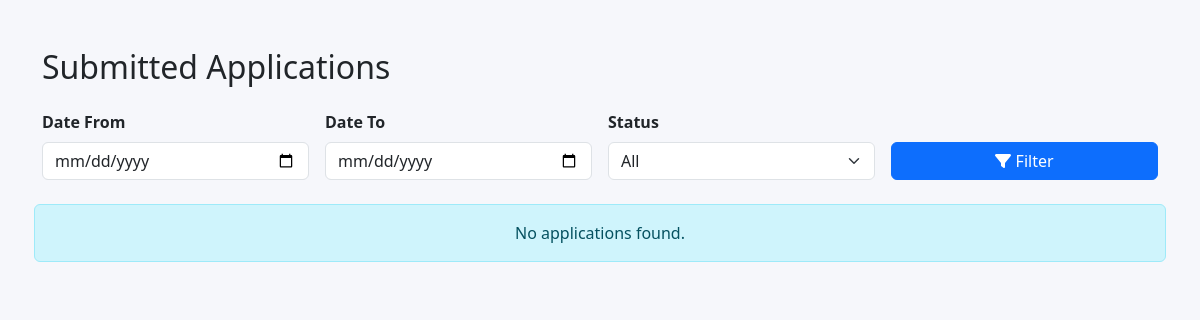
The app's page /dist/applications.php, older data.
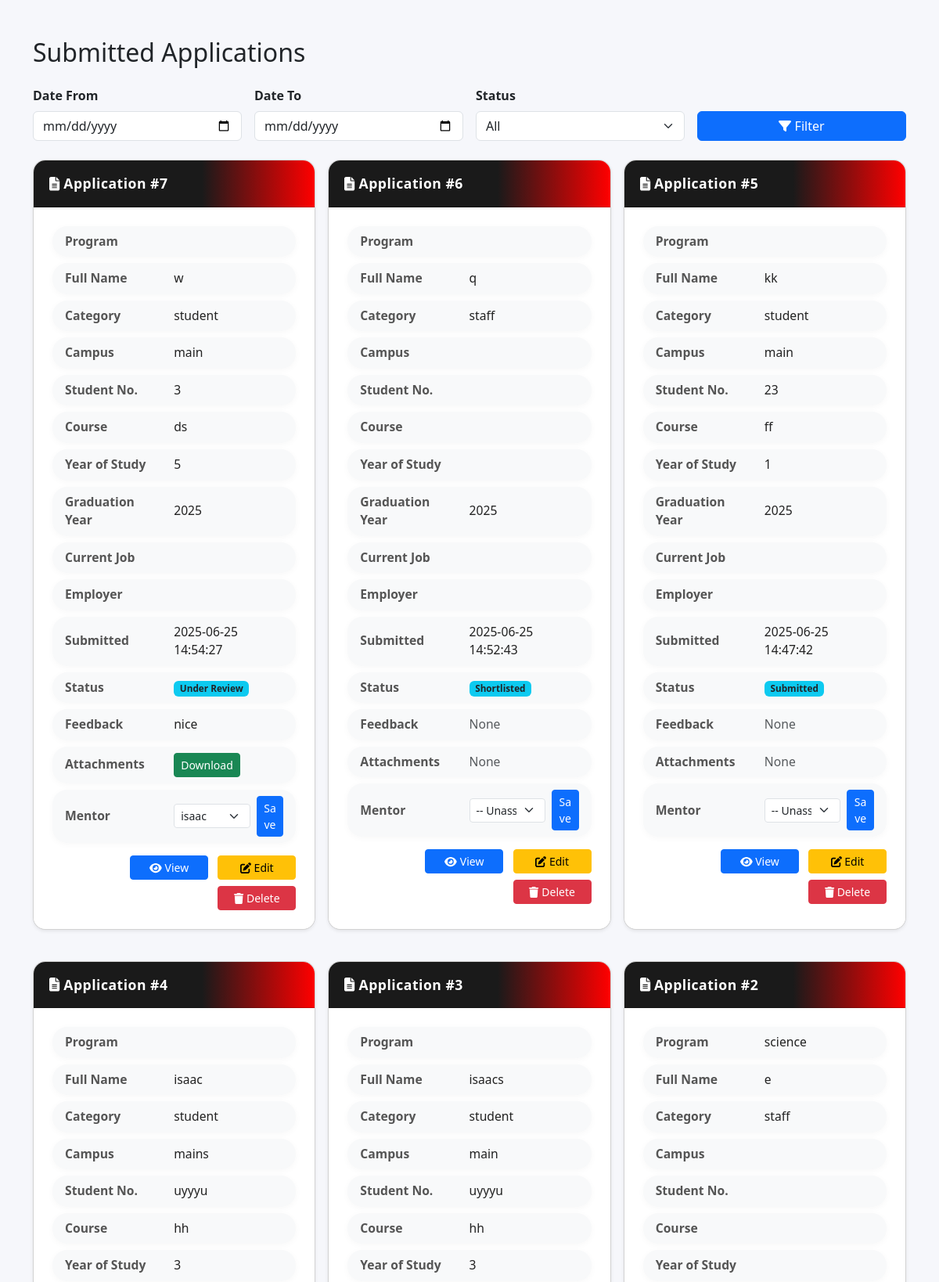
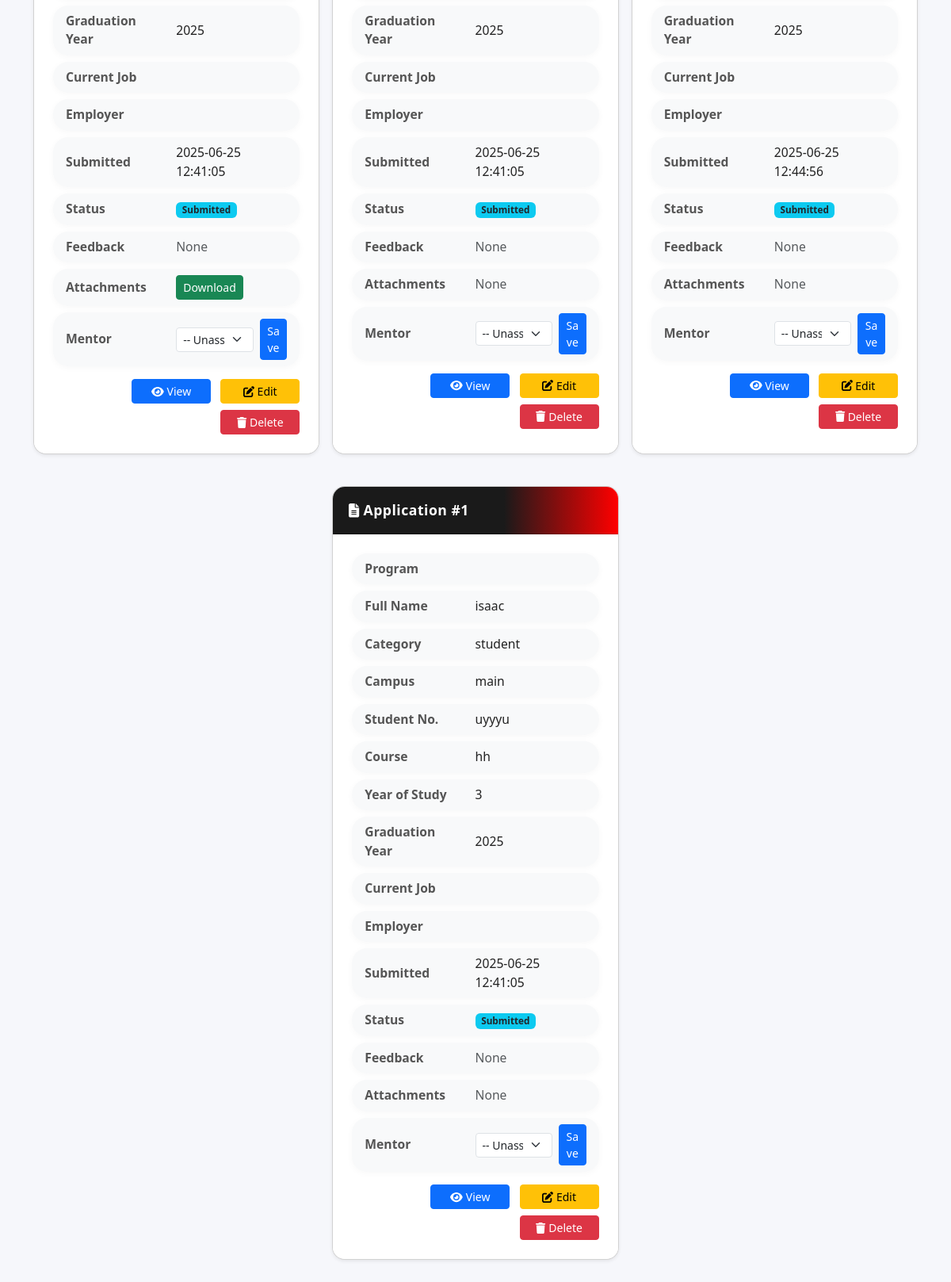
The same page, newer data (2 pictures, top to bottom).
### tables this page shows
CREATE TABLE `applications` (
  `id` int(11) NOT NULL,
  `program` varchar(100) DEFAULT NULL,
  `full_name` varchar(255) DEFAULT NULL,
  `category` varchar(50) DEFAULT NULL,
  `status` enum('Submitted','Under Review','Shortlisted','Rejected','Accepted') DEFAULT 'Submitted',
  `feedback` text DEFAULT NULL,
  `assigned_mentor` int(11) DEFAULT NULL,
  `campus` varchar(100) DEFAULT NULL,
  `student_number` varchar(100) DEFAULT NULL,
  `course` varchar(100) DEFAULT NULL,
  `year_of_study` varchar(10) DEFAULT NULL,
  `graduation_year` varchar(10) DEFAULT NULL,
  `current_job` varchar(100) DEFAULT NULL,
  `employer` varchar(100) DEFAULT NULL,
  `staff_number` varchar(100) DEFAULT NULL,
  `faculty` varchar(100) DEFAULT NULL,
  `years_at_umu` varchar(10) DEFAULT NULL,
  `national_id` varchar(100) DEFAULT NULL,
  `occupation` varchar(100) DEFAULT NULL,
  `marital_status` varchar(50) DEFAULT NULL,
  `num_beneficiaries` varchar(10) DEFAULT NULL,
  `nationality` varchar(100) DEFAULT NULL,
  `phone` varchar(30) DEFAULT NULL,
  `email` varchar(100) DEFAULT NULL,
  `street` varchar(100) DEFAULT NULL,
  `village` varchar(100) DEFAULT NULL,
  `subcounty` varchar(100) DEFAULT NULL,
  `country` varchar(100) DEFAULT NULL,
  `district` varchar(100) DEFAULT NULL,
  `refugee` varchar(10) DEFAULT NULL,
  `age_range` varchar(20) DEFAULT NULL,
  `disability` varchar(10) DEFAULT NULL,
  `disability_text` varchar(300) DEFAULT NULL,
  `gender` varchar(20) DEFAULT NULL,
  `business_idea_name` varchar(255) DEFAULT NULL,
  `sector` varchar(100) DEFAULT NULL,
  `program_attended` varchar(100) DEFAULT NULL,
  `initial_capital` varchar(50) DEFAULT NULL,
  `cohort` varchar(50) DEFAULT NULL,
  `year_of_inception` varchar(10) DEFAULT NULL,
  `interested_in` varchar(100) DEFAULT NULL,
  `submitted_at` timestamp NOT NULL DEFAULT current_timestamp()
);

CREATE TABLE `mentors` (
  `mentor_id` int(11) NOT NULL,
  `full_name` varchar(100) DEFAULT NULL,
  `email` varchar(100) DEFAULT NULL,
  `expertise_area` varchar(100) DEFAULT NULL,
  `phone` varchar(20) DEFAULT NULL,
  `assigned_department` varchar(100) DEFAULT NULL
);

### dist/applications.php (the view, shortened to what this page needs)
<?php
$host = "localhost";
$user = "root";
$password = "";
$dbname = "umic";
$conn = new mysqli($host, $user, $password, $dbname);
$mentors = [];
$mentors_conn = new mysqli($host, $user, $password, $dbname);
if (!$mentors_conn->connect_error) {
    $res = $mentors_conn->query("SELECT mentor_id, full_name FROM mentors ORDER BY full_name");
    while ($r = $res->fetch_assoc()) $mentors[] = $r;
}
$status_filter = isset($_GET['status']) ? $_GET['status'] : '';
$date_from = isset($_GET['date_from']) ? $_GET['date_from'] : '';
$date_to = isset($_GET['date_to']) ? $_GET['date_to'] : '';
$where = [];
$where_sql = $where ? ('WHERE ' . implode(' AND ', $where)) : '';
$sql = "SELECT * FROM applications $where_sql ORDER BY id DESC";
$stmt = $conn->prepare($sql);
$stmt->execute();
$result = $stmt->get_result();
?>
<!DOCTYPE html>
<html lang="en">
<head>
    <link href="https://cdn.jsdelivr.net/npm/bootstrap@5.3.0/dist/css/bootstrap.min.css" rel="stylesheet">
    <link rel="stylesheet" href="https://cdnjs.cloudflare.com/ajax/libs/font-awesome/6.0.0/css/all.min.css">
    <link href="../styles.css" rel="stylesheet">
</head>
<body>
    <div class="container my-5">
        <h2 class="mb-4">Submitted Applications</h2>
        <form method="get" class="row g-3 align-items-end filter-form mb-4">
            <div class="col-md-3">
                <label for="date_from" class="form-label">Date From</label>
                <input type="date" class="form-control" id="date_from" name="date_from" value="<?= htmlspecialchars($date_from) ?>">
            </div>
            <div class="col-md-3">
                <label for="date_to" class="form-label">Date To</label>
                <input type="date" class="form-control" id="date_to" name="date_to" value="<?= htmlspecialchars($date_to) ?>">
            </div>
            <div class="col-md-3">
                <label for="status" class="form-label">Status</label>
                <select class="form-select" id="status" name="status">
                    <option value="all"<?= $status_filter === 'all' ? ' selected' : '' ?>>All</option>
                </select>
            </div>
            <div class="col-md-3">
                <button type="submit" class="btn btn-primary w-100"><i class="fas fa-filter"></i> Filter</button>
            </div>
        </form>
        <div class="row g-3 justify-content-center">
        <?php if ($result && $result->num_rows > 0): ?>
            <?php while ($row = $result->fetch_assoc()): ?>
                <div class="col-12 col-sm-6 col-lg-4 d-flex align-items-stretch">
                    <div class="card application-card shadow-sm w-100">
                        <div class="card-header bg-dark text-white">
                            <i class="fas fa-file-alt"></i> Application #<?= $row['id'] ?>
                        </div>
                        <div class="card-body">
                            <div class="application-fields">
                                <div class="pill-row"><span class="field-label">Program</span><span class="field-value"><?= htmlspecialchars($row['program']) ?></span></div>
                                <div class="pill-row"><span class="field-label">Full Name</span><span class="field-value"><?= htmlspecialchars($row['full_name']) ?></span></div>
                                <div class="pill-row"><span class="field-label">Category</span><span class="field-value"><?= htmlspecialchars($row['category']) ?></span></div>
                                <div class="pill-row"><span class="field-label">Campus</span><span class="field-value"><?= htmlspecialchars($row['campus']) ?></span></div>
                                <div class="pill-row"><span class="field-label">Student No.</span><span class="field-value"><?= htmlspecialchars($row['student_number']) ?></span></div>
                                <div class="pill-row"><span class="field-label">Course</span><span class="field-value"><?= htmlspecialchars($row['course']) ?></span></div>
                                <div class="pill-row"><span class="field-label">Year of Study</span><span class="field-value"><?= htmlspecialchars($row['year_of_study']) ?></span></div>
                                <div class="pill-row"><span class="field-label">Graduation Year</span><span class="field-value"><?= htmlspecialchars($row['graduation_year']) ?></span></div>
                                <div class="pill-row"><span class="field-label">Current Job</span><span class="field-value"><?= htmlspecialchars($row['current_job']) ?></span></div>
                                <div class="pill-row"><span class="field-label">Employer</span><span class="field-value"><?= htmlspecialchars($row['employer']) ?></span></div>
                                <div class="pill-row"><span class="field-label">Submitted</span><span class="field-value"><?= htmlspecialchars($row['submission_date'] ?? $row['submitted_at'] ?? '') ?></span></div>
                                <div class="pill-row"><span class="field-label">Status</span><span class="field-value"><span class="badge bg-info text-dark"><?= htmlspecialchars($row['status'] ?? 'N/A') ?></span></span></div>
                                <div class="pill-row"><span class="field-label">Feedback</span><span class="field-value"><?php $fb = $row['feedback'] ?? ''; echo $fb ? htmlspecialchars(mb_strimwidth($fb,0,40,'...')) : '<span class=\'text-muted\'>None</span>'; ?></span></div>
                                <div class="pill-row"><span class="field-label">Attachments</span><span class="field-value"><?php
                                    $conn2 = new mysqli($host, $user, $password, $dbname);
                                    $att_stmt = $conn2->prepare("SELECT id, file_path FROM attachments WHERE application_id = ?");
                                    $att_stmt->bind_param("i", $row['id']);
                                    $att_stmt->execute();
                                    $att_res = $att_stmt->get_result();
                                    $att_count = $att_res->num_rows;
                                    if ($att_count > 0) {
                                        $first = $att_res->fetch_assoc();
                                        echo "<a href='../uploads/" . urlencode($first['file_path']) . "' target='_blank' class='btn btn-sm btn-success'>Download</a> ";
                                    } else {
                                        echo "<span class='text-muted'>None</span>";
                                    }
                                ?></span></div>
                                <div class="pill-row"><span class="field-label">Mentor</span><span class="field-value">
                                    <form method="post" action="application_assign.php" class="d-flex align-items-center gap-2 mb-0">
                                        <select class="form-select form-select-sm" name="assigned_mentor" style="max-width: 160px;">
                                            <option value="">-- Unassigned --</option>
                                            <?php foreach ($mentors as $m): ?>
                                                <option value="<?= $m['mentor_id'] ?>" <?= (($row['assigned_mentor'] ?? '') == $m['mentor_id']) ? 'selected' : '' ?>><?= htmlspecialchars($m['full_name']) ?></option>
                                            <?php endforeach; ?>
                                        </select>
                                        <button type="submit" class="btn btn-sm btn-primary">Save</button>
                                    </form>
                                </span></div>
                            </div>
                            <div class="application-actions text-end">
                                <a href="application_view.php?id=<?= $row['id'] ?>" class="btn btn-sm btn-primary"><i class="fas fa-eye"></i> View</a>
                                <a href="application_edit.php?id=<?= $row['id'] ?>" class="btn btn-sm btn-warning"><i class="fas fa-edit"></i> Edit</a>
                                <a href="application_delete.php?id=<?= $row['id'] ?>" class="btn btn-sm btn-danger" onclick="return confirm('Are you sure you want to delete this application?');"><i class="fas fa-trash"></i> Delete</a>
                            </div>
                        </div>
                    </div>
                </div>
            <?php endwhile; ?>
        <?php else: ?>
            <div class="alert alert-info text-center">No applications found.</div>
        <?php endif; ?>
        </div>
    </div>
</body>
</html>

### styles.css (style rules this page uses)
:root { --primary-color: #1a1a1a; --accent-color: #ff0000; --text-light: #ffffff; --text-dark: #333333; }

### dist/applications.php (style rules this page uses)
body { background: #f6f7fb; }
.application-card { margin-bottom: 1.5rem; max-width: 500px; min-width: 280px; border-radius: 1rem; overflow: hidden; box-shadow: 0 4px 24px rgba(0,0,0,0.08); background: #fff; }
.application-card .card-header { background: linear-gradient(90deg, #1a1a1a 60%, #ff0000 100%); font-weight: bold; font-size: 1.1rem; padding: 1rem 1.25rem; letter-spacing: 0.5px; }
.application-card .card-body { padding: 1.5rem 1.5rem 1rem 1.5rem; background: #fff; }
.application-fields { font-size: 0.98rem; }
.pill-row { display: flex; align-items: center; background: #f8f9fa; border-radius: 1.2rem; box-shadow: 0 2px 8px rgba(0,0,0,0.03); padding: 0.5rem 1rem; margin-bottom: 0.5rem; }
.pill-row .field-label { font-weight: 600; color: #555; min-width: 110px; max-width: 150px; flex: 0 0 120px; }
.pill-row .field-value { color: #222; margin-left: 1.2rem; flex: 1 1 0%; word-break: break-word; }
.application-actions { margin-top: 1rem; }
.application-actions a.btn { min-width: 100px; margin-left: 0.5rem; margin-bottom: 0.5rem; transition: box-shadow 0.2s, transform 0.2s; }
.filter-form .form-label { font-weight: 600; }

Row changes from the older to the newer data that the page shows:
added applications: id "7", full_name "w", category "student", campus "main", student_number "3", course "ds", year_of_study "5", graduation_year "2025", submitted_at "2025-06-25 14:54:27", status "Under Review", feedback "nice", assigned_mentor "isaac"
added applications: id "6", full_name "q", category "staff", graduation_year "2025", submitted_at "2025-06-25 14:52:43", status "Shortlisted", feedback "None"
added applications: id "5", full_name "kk", category "student", campus "main", student_number "23", course "ff", year_of_study "1", graduation_year "2025", submitted_at "2025-06-25 14:47:42", status "Submitted", shows "None"
added applications: id "4", full_name "isaac", category "student", campus "mains", student_number "uyyyu", course "hh", year_of_study "3", graduation_year "2025", submitted_at "2025-06-25 12:41:05", status "Submitted", shows "None"
added applications: id "3", full_name "isaacs", category "student", campus "main", student_number "uyyyu", course "hh", year_of_study "3", graduation_year "2025", submitted_at "2025-06-25 12:41:05", status "Submitted", shows "None"
added applications: id "2", program "science", full_name "e", category "staff", graduation_year "2025", submitted_at "2025-06-25 12:44:56", status "Submitted", shows "None"
added applications: id "1", full_name "isaac", category "student", campus "main", student_number "uyyyu", course "hh", year_of_study "3", graduation_year "2025", submitted_at "2025-06-25 12:41:05", status "Submitted", shows "None"
Text that changed along with them:
text no longer shown: "No applications found."
